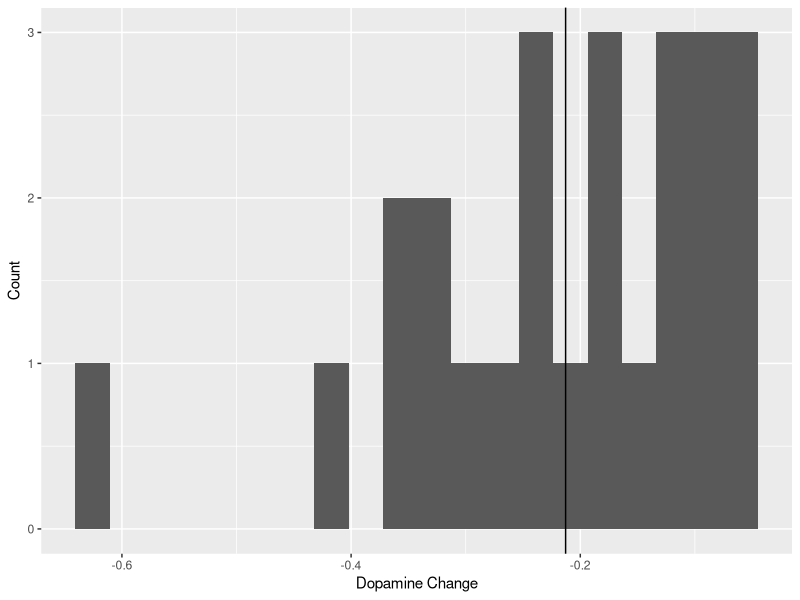
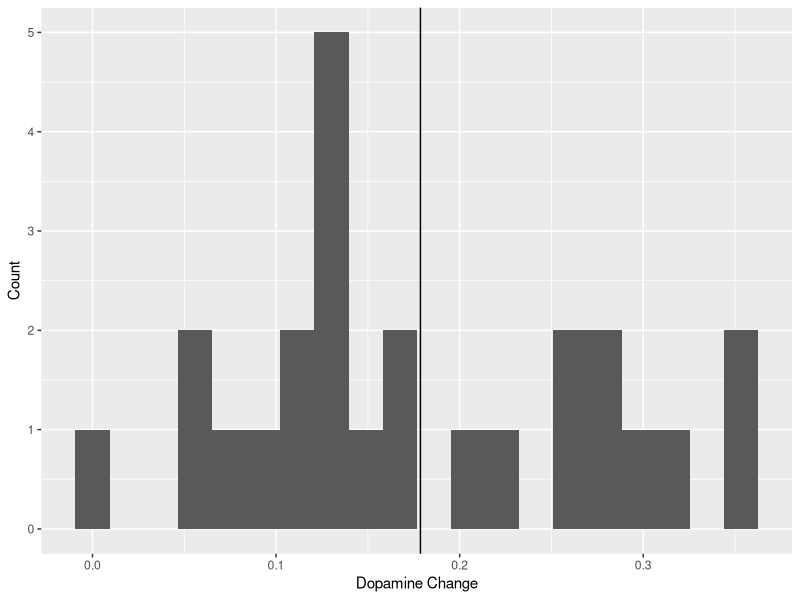
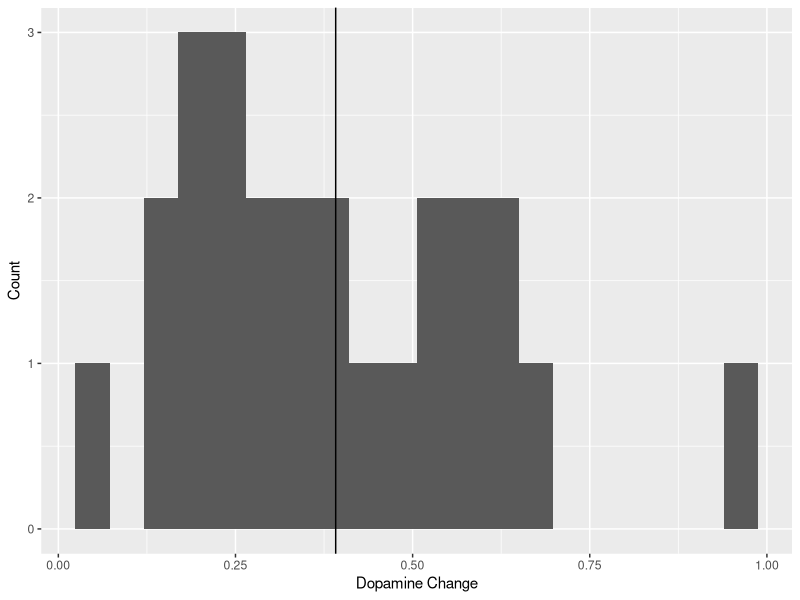

R code for these plots, in order:
## ---- chunk 1
#| echo: false

default_chunk_hook  <- knitr::knit_hooks$get("chunk")

latex_font_size <- c("Huge", "huge", "LARGE", "Large", 
                     "large", "normalsize", "small", 
                     "footnotesize", "scriptsize", "tiny")

knitr::knit_hooks$set(chunk = function(x, options) {
  x <- default_chunk_hook(x, options)
  if(options$size %in% latex_font_size) {
    paste0("\n \\", options$size, "\n\n", 
      x, 
      "\n\n \\normalsize"
    )
  } else {
    x
  }
})
## ---- chunk 2
#| label: load-packages
#| include: false
library(tidyverse)
library(patchwork)
library(pwr)
library(ggplot2)
## ---- chunk 3
power.t.test(d=0.65, sig.level = 0.05, power = 0.8, type = "one.sample", alternative = "two.sided")
## ---- chunk 4
data = read_csv("fig_2g.csv")
data = data |>
  select(closer_vals, farther_vals) |>
  mutate(diff = closer_vals - farther_vals)
view(data)
## ---- chunk 5
#| fig-cap: "Dopamine for Farther Syllables"
summary(data$farther_vals)

ggplot(data, aes(x = farther_vals)) +
  geom_histogram(bins = 20) +
  labs(x = "Dopamine Change",
       y = "Count") +
  geom_vline(xintercept = mean(data$farther_vals))

mean(data$farther_vals)
## ---- chunk 6
#| fig-cap: "Dopamine for Closer Syllables"
summary(data$closer_vals)

ggplot(data, aes(x = closer_vals)) +
  geom_histogram(bins = 20) +
  labs(x = "Dopamine Change",
       y = "Count") +
  geom_vline(xintercept = mean(data$closer_vals))

mean(data$closer_vals)
## ---- chunk 7
#| fig-cap: "Difference (closer-farther) in Dopamine"
summary(data$diff)

ggplot(data, aes(x = diff)) +
  geom_histogram(bins = 20) +
  labs(x = "Dopamine Change",
       y = "Count") +
  geom_vline(xintercept = mean(data$diff))

mean(data$diff)
## ---- chunk 8
t_close = t.test(data$closer_vals, mu = 0, alternative = "greater")
t_close

t_close$statistic
t_close$p.value
t_close$conf.int
## ---- chunk 9
t_far = t.test(data$farther_vals, mu = 0, alternative = "less")
t_far

t_far$statistic
t_far$p.value
t_far$conf.int
## ---- chunk 10
t_diff = t.test(data$diff,mu = 0, alternative = "two.sided")
t_diff

t_diff$statistic
t_diff$p.value
t_diff$conf.int
